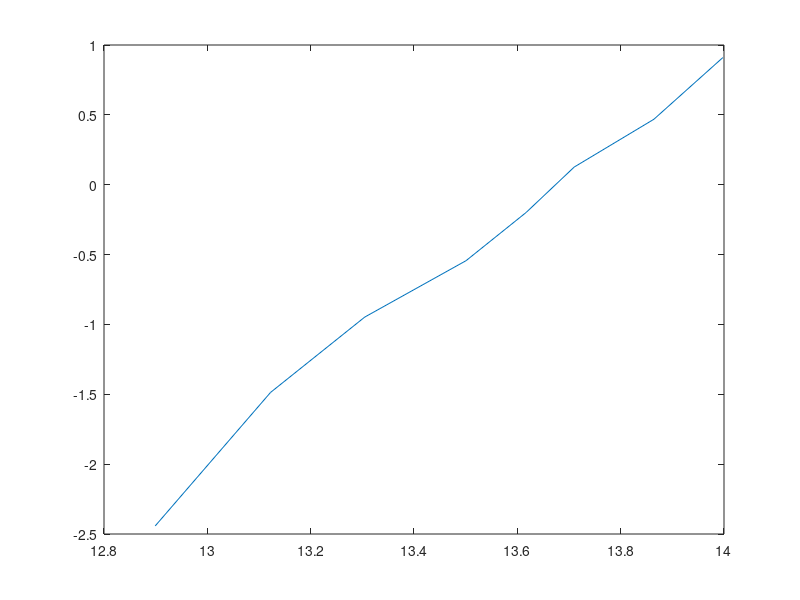

Reproduce this figure in MATLAB.
%使用中位秩求解可靠度
%公式推导见《机械可靠性设计与Matlab算法》148页
clear
N=[4 5 6 7.3 8.2 9 10.5 12]'*1e5;
n=8;pR=zeros(n,1);
for i=1:n
    pR(i)=1-(i-0.3)/(n+0.4);
end
pR=pR';pF=1-pR;
y1=log(1./pR);y2=log(y1);x=log(N);
plot(x,y2);
